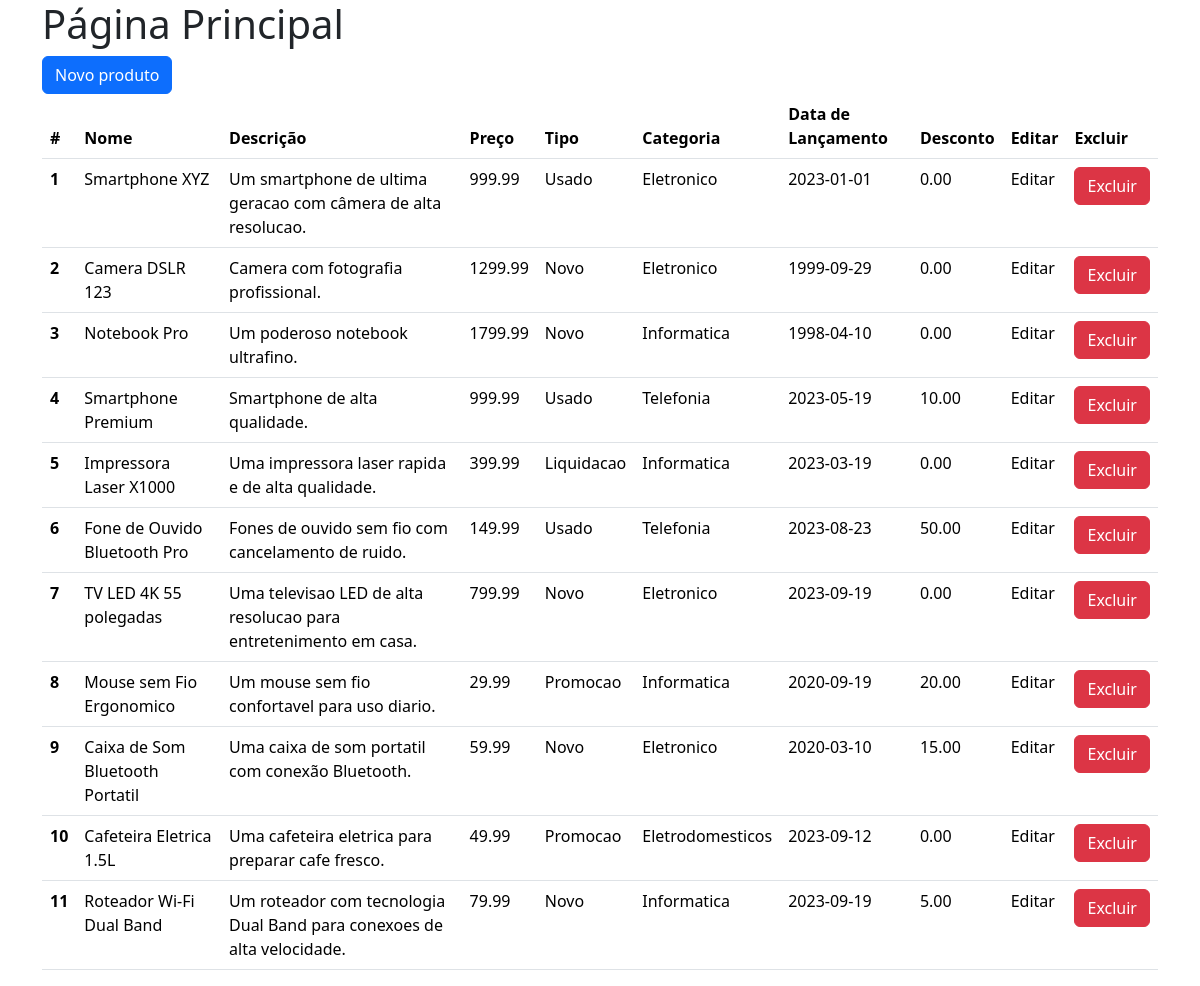
Page /260331/lojaonline/index.php on the committed database.
### tables this page shows
CREATE TABLE Produto (
    id INT(4) AUTO_INCREMENT PRIMARY KEY,
    nome VARCHAR(255) NOT NULL,
    descricao TEXT,
    preco DECIMAL(10, 2) NOT NULL,
    tipo ENUM('Novo', 'Usado', 'Promocao', 'Liquidacao', 'Outros') NOT NULL,
    categoria SET('Eletronico', 'Telefonia', 'Informatica', 'Eletrodomesticos', 'Acessorios', 'Outros') NOT NULL,
    data_lancamento DATE,
    desconto_usados DECIMAL(10, 2)
);

### 260331/lojaonline/index.php (the view, shortened to what this page needs)
<?php
    include 'conexao.php';
    $sql = $pdo->query("SELECT * FROM produto");
?>
<!DOCTYPE html>
<html lang="pt-br">
<head>
    <link rel="stylesheet" href="https://cdn.jsdelivr.net/npm/bootstrap@5.3.8/dist/css/bootstrap.min.css">
    <link rel="stylesheet" href="https://cdnjs.cloudflare.com/ajax/libs/font-awesome/7.0.1/css/all.min.css">
</head>
<body>
    <div class="container">
        <h1>Página Principal</h1>
        <a href="novoProduto.php" class="btn btn-primary">Novo produto</a>
        <table class="table">
            <thead>
                <tr>
                    <th scope="col">#</th>
                    <th scope="col">Nome</th>
                    <th scope="col">Descrição</th>
                    <th scope="col">Preço</th>
                    <th scope="col">Tipo</th>
                    <th scope="col">Categoria</th>
                    <th scope="col">Data de Lançamento</th>
                    <th scope="col">Desconto</th>
                    <th scope="col">Editar</th>
                    <th scope="col">Excluir</th>
                </tr>
            </thead>
            <tbody>
                <?php
                while ($linha = $sql->fetch(PDO::FETCH_ASSOC)) {
                ?>
                    <tr>
                        <th scope="row"><?php echo $linha['id'] ?></th>
                        <td><?php echo $linha['nome'] ?></td>
                        <td><?php echo $linha['descricao'] ?></td>
                        <td><?php echo $linha['preco'] ?></td>
                        <td><?php echo $linha['tipo'] ?></td>
                        <td><?php echo $linha['categoria'] ?></td>
                        <td><?php echo $linha['data_lancamento'] ?></td>
                        <td><?php echo $linha['desconto_usados'] ?></td>
                        <td>
                            Editar
                        </td>
                        <td>
                            <form action="delproduto.php" method="GET">
                                <input type="submit" value="Excluir" class="btn btn-danger" name="btexcluir">
                            </form>
                        </td>
                    </tr>
                <?php } ?>
            </tbody>
        </table>
    </div>
</body>
</html>

### rows in the picture
produto: id "1", nome "Smartphone XYZ", descricao "Um smartphone de ultima geracao com câmera de alta resolucao.", preco "999.99", tipo "Usado", categoria "Eletronico", data_lancamento "2023-01-01", desconto_usados "0.00"
produto: id "2", nome "Camera DSLR 123", descricao "Camera com fotografia profissional.", preco "1299.99", tipo "Novo", categoria "Eletronico", data_lancamento "1999-09-29", desconto_usados "0.00"
produto: id "3", nome "Notebook Pro", descricao "Um poderoso notebook ultrafino.", preco "1799.99", tipo "Novo", categoria "Informatica", data_lancamento "1998-04-10", desconto_usados "0.00"
produto: id "4", nome "Smartphone Premium", descricao "Smartphone de alta qualidade.", preco "999.99", tipo "Usado", categoria "Telefonia", data_lancamento "2023-05-19", desconto_usados "10.00"
produto: id "5", nome "Impressora Laser X1000", descricao "Uma impressora laser rapida e de alta qualidade.", preco "399.99", tipo "Liquidacao", categoria "Informatica", data_lancamento "2023-03-19", desconto_usados "0.00"
produto: id "6", nome "Fone de Ouvido Bluetooth Pro", descricao "Fones de ouvido sem fio com cancelamento de ruido.", preco "149.99", tipo "Usado", categoria "Telefonia", data_lancamento "2023-08-23", desconto_usados "50.00"
produto: id "7", nome "TV LED 4K 55 polegadas", descricao "Uma televisao LED de alta resolucao para entretenimento em casa.", preco "799.99", tipo "Novo", categoria "Eletronico", data_lancamento "2023-09-19", desconto_usados "0.00"
produto: id "8", nome "Mouse sem Fio Ergonomico", descricao "Um mouse sem fio confortavel para uso diario.", preco "29.99", tipo "Promocao", categoria "Informatica", data_lancamento "2020-09-19", desconto_usados "20.00"
produto: id "9", nome "Caixa de Som Bluetooth Portatil", descricao "Uma caixa de som portatil com conexão Bluetooth.", preco "59.99", tipo "Novo", categoria "Eletronico", data_lancamento "2020-03-10", desconto_usados "15.00"
produto: id "10", nome "Cafeteira Eletrica 1.5L", descricao "Uma cafeteira eletrica para preparar cafe fresco.", preco "49.99", tipo "Promocao", categoria "Eletrodomesticos", data_lancamento "2023-09-12", desconto_usados "0.00"
produto: id "11", nome "Roteador Wi-Fi Dual Band", descricao "Um roteador com tecnologia Dual Band para conexoes de alta velocidade.", preco "79.99", tipo "Novo", categoria "Informatica", data_lancamento "2023-09-19", desconto_usados "5.00"
